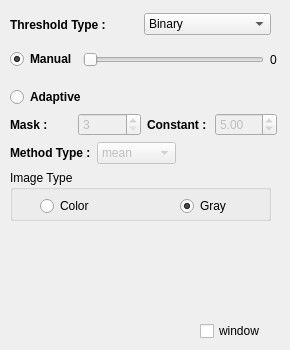
<?xml version="1.0" encoding="UTF-8"?>
<ui version="4.0">
 <class>Threshold</class>
 <widget class="QWidget" name="Threshold">
  <property name="geometry">
   <rect>
    <x>0</x>
    <y>0</y>
    <width>290</width>
    <height>350</height>
   </rect>
  </property>
  <property name="windowTitle">
   <string>Form</string>
  </property>
  <widget class="QGroupBox" name="groupBox_3">
   <property name="geometry">
    <rect>
     <x>10</x>
     <y>170</y>
     <width>261</width>
     <height>51</height>
    </rect>
   </property>
   <property name="title">
    <string>Image Type</string>
   </property>
   <widget class="QRadioButton" name="image_color">
    <property name="geometry">
     <rect>
      <x>30</x>
      <y>25</y>
      <width>71</width>
      <height>22</height>
     </rect>
    </property>
    <property name="text">
     <string>Color</string>
    </property>
   </widget>
   <widget class="QRadioButton" name="image_grey">
    <property name="geometry">
     <rect>
      <x>170</x>
      <y>25</y>
      <width>71</width>
      <height>22</height>
     </rect>
    </property>
    <property name="text">
     <string>Gray</string>
    </property>
    <property name="checked">
     <bool>true</bool>
    </property>
   </widget>
  </widget>
  <widget class="QCheckBox" name="window">
   <property name="geometry">
    <rect>
     <x>200</x>
     <y>320</y>
     <width>81</width>
     <height>22</height>
    </rect>
   </property>
   <property name="text">
    <string>window</string>
   </property>
  </widget>
  <widget class="QWidget" name="layoutWidget">
   <property name="geometry">
    <rect>
     <x>10</x>
     <y>10</y>
     <width>261</width>
     <height>29</height>
    </rect>
   </property>
   <layout class="QHBoxLayout" name="horizontalLayout">
    <item>
     <widget class="QLabel" name="label_2">
      <property name="font">
       <font>
        <weight>75</weight>
        <bold>true</bold>
       </font>
      </property>
      <property name="text">
       <string>Threshold Type : </string>
      </property>
     </widget>
    </item>
    <item>
     <widget class="QComboBox" name="typeBox">
      <item>
       <property name="text">
        <string>Binary</string>
       </property>
      </item>
      <item>
       <property name="text">
        <string>Binary inv</string>
       </property>
      </item>
      <item>
       <property name="text">
        <string>Truncate</string>
       </property>
      </item>
      <item>
       <property name="text">
        <string>To zero</string>
       </property>
      </item>
      <item>
       <property name="text">
        <string>To zero inv</string>
       </property>
      </item>
     </widget>
    </item>
   </layout>
  </widget>
  <widget class="QWidget" name="layoutWidget">
   <property name="geometry">
    <rect>
     <x>10</x>
     <y>38</y>
     <width>267</width>
     <height>126</height>
    </rect>
   </property>
   <layout class="QVBoxLayout" name="verticalLayout_2">
    <item>
     <layout class="QHBoxLayout" name="horizontalLayout_2">
      <item>
       <widget class="QRadioButton" name="radioMan">
        <property name="font">
         <font>
          <weight>75</weight>
          <bold>true</bold>
         </font>
        </property>
        <property name="text">
         <string>Manual</string>
        </property>
        <property name="checked">
         <bool>true</bool>
        </property>
        <property name="autoExclusive">
         <bool>true</bool>
        </property>
       </widget>
      </item>
      <item>
       <widget class="QSlider" name="manualValue">
        <property name="maximum">
         <number>255</number>
        </property>
        <property name="orientation">
         <enum>Qt::Horizontal</enum>
        </property>
       </widget>
      </item>
      <item>
       <widget class="QLabel" name="label">
        <property name="text">
         <string>0</string>
        </property>
       </widget>
      </item>
     </layout>
    </item>
    <item>
     <layout class="QVBoxLayout" name="verticalLayout">
      <item>
       <widget class="QRadioButton" name="radioAdap">
        <property name="font">
         <font>
          <weight>75</weight>
          <bold>true</bold>
         </font>
        </property>
        <property name="text">
         <string>Adaptive</string>
        </property>
        <property name="checkable">
         <bool>true</bool>
        </property>
        <property name="autoExclusive">
         <bool>true</bool>
        </property>
       </widget>
      </item>
      <item>
       <layout class="QHBoxLayout" name="horizontalLayout_3">
        <item>
         <widget class="QLabel" name="label_3">
          <property name="font">
           <font>
            <weight>75</weight>
            <bold>true</bold>
           </font>
          </property>
          <property name="text">
           <string>Mask : </string>
          </property>
         </widget>
        </item>
        <item>
         <widget class="QSpinBox" name="mask">
          <property name="enabled">
           <bool>false</bool>
          </property>
          <property name="minimum">
           <number>3</number>
          </property>
          <property name="singleStep">
           <number>2</number>
          </property>
         </widget>
        </item>
        <item>
         <widget class="QLabel" name="label_4">
          <property name="font">
           <font>
            <weight>75</weight>
            <bold>true</bold>
           </font>
          </property>
          <property name="text">
           <string>Constant :</string>
          </property>
         </widget>
        </item>
        <item>
         <widget class="QDoubleSpinBox" name="constant">
          <property name="enabled">
           <bool>false</bool>
          </property>
          <property name="minimum">
           <double>-99.000000000000000</double>
          </property>
          <property name="value">
           <double>5.000000000000000</double>
          </property>
         </widget>
        </item>
       </layout>
      </item>
      <item>
       <layout class="QHBoxLayout" name="horizontalLayout_4">
        <item>
         <widget class="QLabel" name="label_5">
          <property name="font">
           <font>
            <weight>75</weight>
            <bold>true</bold>
           </font>
          </property>
          <property name="text">
           <string>Method Type :</string>
          </property>
         </widget>
        </item>
        <item>
         <widget class="QComboBox" name="methodBox">
          <property name="enabled">
           <bool>false</bool>
          </property>
          <item>
           <property name="text">
            <string>mean</string>
           </property>
          </item>
          <item>
           <property name="text">
            <string>gaussian</string>
           </property>
          </item>
         </widget>
        </item>
        <item>
         <spacer name="horizontalSpacer_2">
          <property name="orientation">
           <enum>Qt::Horizontal</enum>
          </property>
          <property name="sizeHint" stdset="0">
           <size>
            <width>40</width>
            <height>20</height>
           </size>
          </property>
         </spacer>
        </item>
       </layout>
      </item>
     </layout>
    </item>
   </layout>
  </widget>
 </widget>
 <resources/>
 <connections>
  <connection>
   <sender>manualValue</sender>
   <signal>valueChanged(int)</signal>
   <receiver>label</receiver>
   <slot>setNum(int)</slot>
   <hints>
    <hint type="sourcelabel">
     <x>213</x>
     <y>53</y>
    </hint>
    <hint type="destinationlabel">
     <x>267</x>
     <y>59</y>
    </hint>
   </hints>
  </connection>
  <connection>
   <sender>radioMan</sender>
   <signal>toggled(bool)</signal>
   <receiver>manualValue</receiver>
   <slot>setEnabled(bool)</slot>
   <hints>
    <hint type="sourcelabel">
     <x>51</x>
     <y>60</y>
    </hint>
    <hint type="destinationlabel">
     <x>130</x>
     <y>52</y>
    </hint>
   </hints>
  </connection>
  <connection>
   <sender>radioAdap</sender>
   <signal>toggled(bool)</signal>
   <receiver>mask</receiver>
   <slot>setEnabled(bool)</slot>
   <hints>
    <hint type="sourcelabel">
     <x>72</x>
     <y>91</y>
    </hint>
    <hint type="destinationlabel">
     <x>95</x>
     <y>117</y>
    </hint>
   </hints>
  </connection>
  <connection>
   <sender>radioAdap</sender>
   <signal>toggled(bool)</signal>
   <receiver>constant</receiver>
   <slot>setEnabled(bool)</slot>
   <hints>
    <hint type="sourcelabel">
     <x>202</x>
     <y>85</y>
    </hint>
    <hint type="destinationlabel">
     <x>234</x>
     <y>118</y>
    </hint>
   </hints>
  </connection>
  <connection>
   <sender>radioAdap</sender>
   <signal>toggled(bool)</signal>
   <receiver>methodBox</receiver>
   <slot>setEnabled(bool)</slot>
   <hints>
    <hint type="sourcelabel">
     <x>169</x>
     <y>88</y>
    </hint>
    <hint type="destinationlabel">
     <x>197</x>
     <y>155</y>
    </hint>
   </hints>
  </connection>
 </connections>
</ui>
